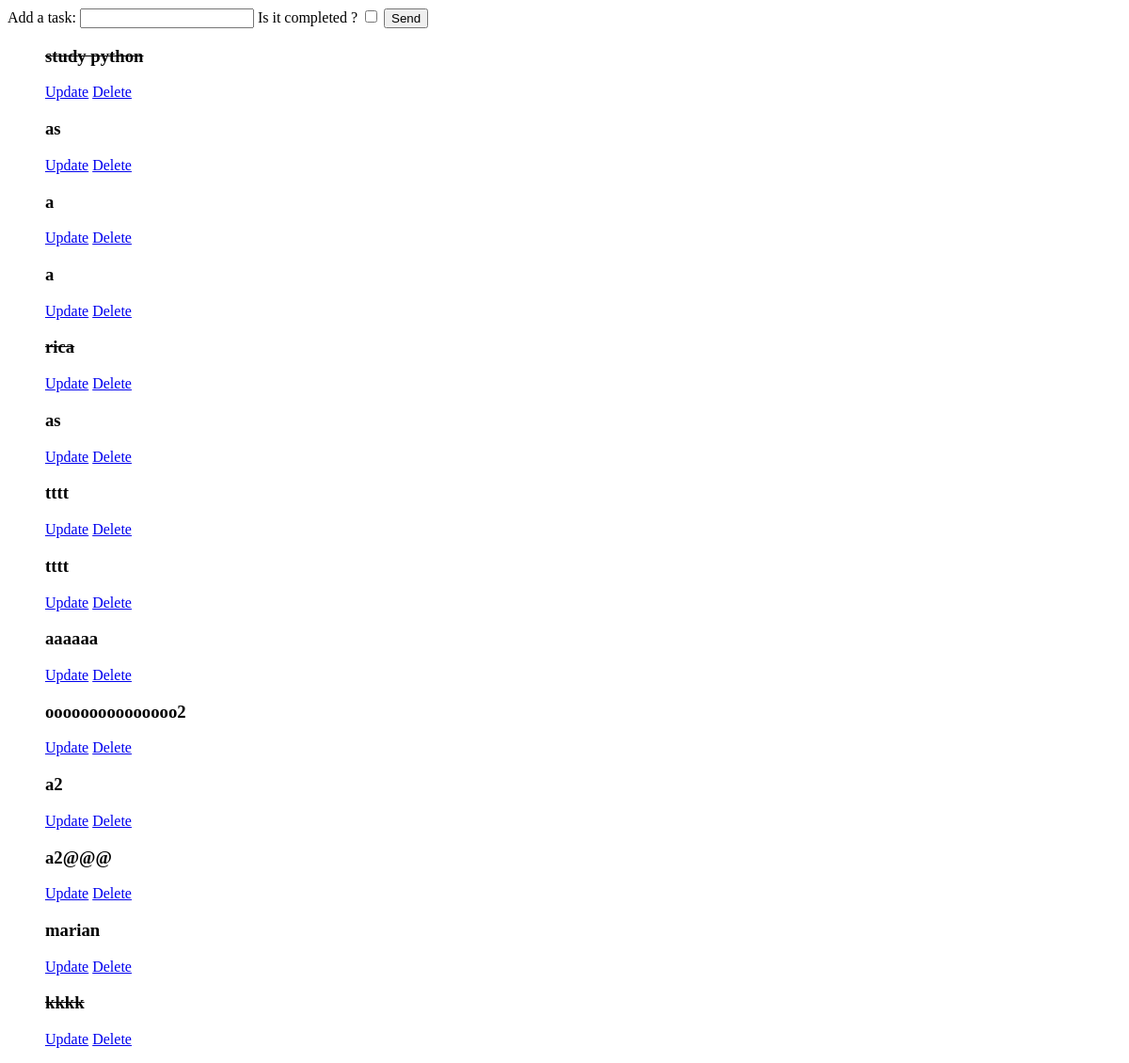
The app's page /, older data.
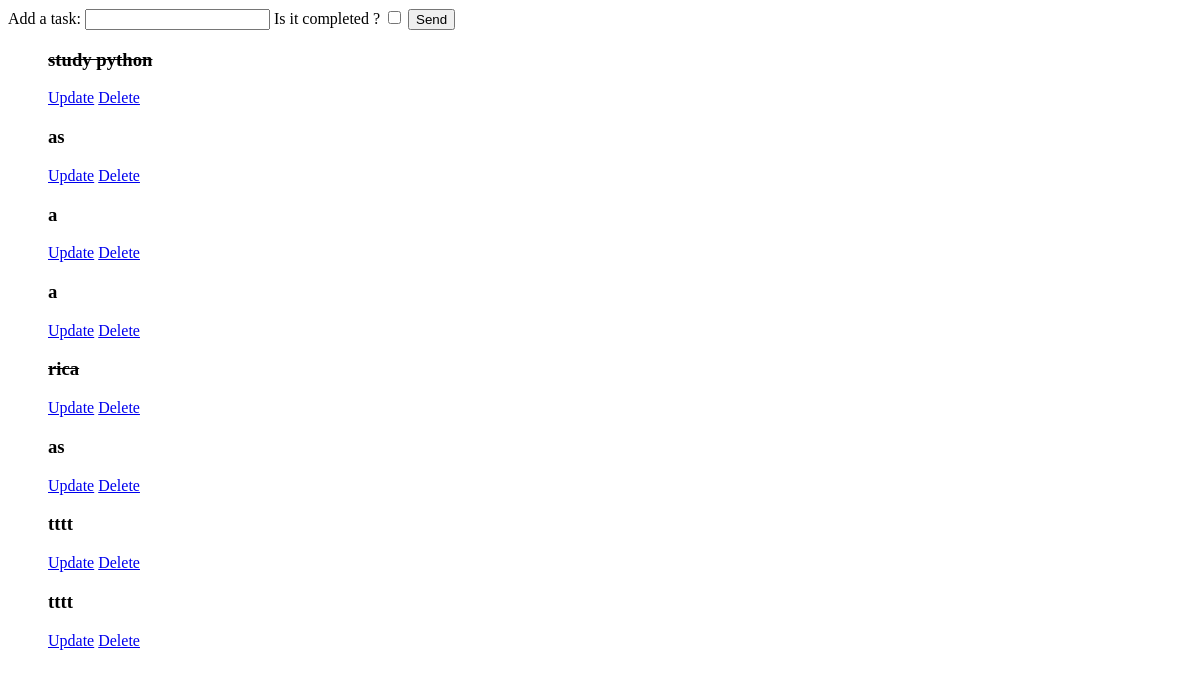
The same page, newer data.
### to_do/models.py (models this page shows, shortened)
class Task(models.Model):
    title = models.CharField(max_length=200)
    complete = models.BooleanField()
    created = models.DateTimeField(auto_now_add=True)

### to_do/views.py (the view)
# urls.py: path('', views.index, name='index'),
def index(request):
    tasks = Task.objects.all()
    form = TaskForm()
    if request.method == 'POST':
        form = TaskForm(request.POST)
        print(request.POST)
        if form.is_valid():
            form.save()
        return HttpResponseRedirect('/')
    return render(request, 'to_do/index.html', {
        'form': form,
        'tasks': tasks
    })

### to_do/forms.py
class TaskForm(forms.ModelForm):
    class Meta:
        model = Task
        fields = ['title', 'complete']
        labels = {
            'title': 'Add a task',
            'complete': 'Is it completed ?'
        }

### to_do/templates/to_do/index.html (shortened to what this page needs)
<!DOCTYPE html>
<html lang="en">
<head>
</head>
<body>
    <form action="" method='POST'>
        {% for field in form %}
            {{ field.label_tag }}
            {{ field}}
        {% endfor %}
        <button type='submit'>Send</button>
    </form>
    <ul>
    {% for row in tasks %}
        {% if row.complete == True%}
            <strike><h3>{{ row.title }}</h3></strike>
        {% else %}
            <h3>{{ row.title }}</h3>
        {% endif %}
        <a href="{% url 'update' row.id %}">Update</a>
        <a href="{% url 'delete' row.id %}">Delete</a>
    {% endfor %}
    </ul>
</body>
</html>

Row changes from the older to the newer data that the page shows:
removed Task: title "aaaaaa"
removed Task: title "ooooooooooooooo2"
removed Task: title "a2"
removed Task: title "a2@@@"
removed Task: title "marian"
removed Task: title "kkkk"
